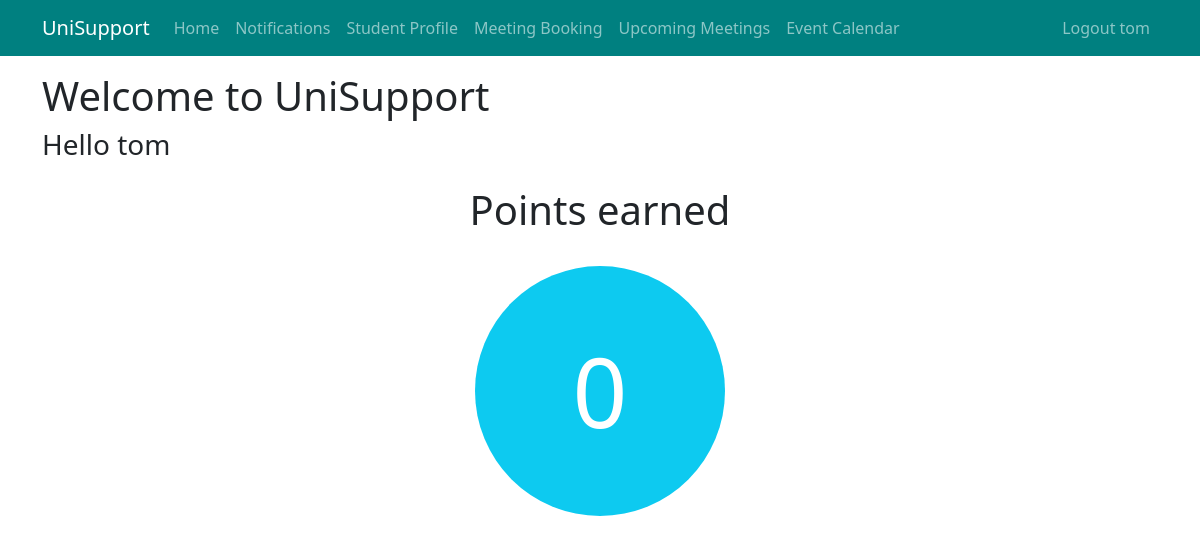
Before: / (signed in) with the older database file.
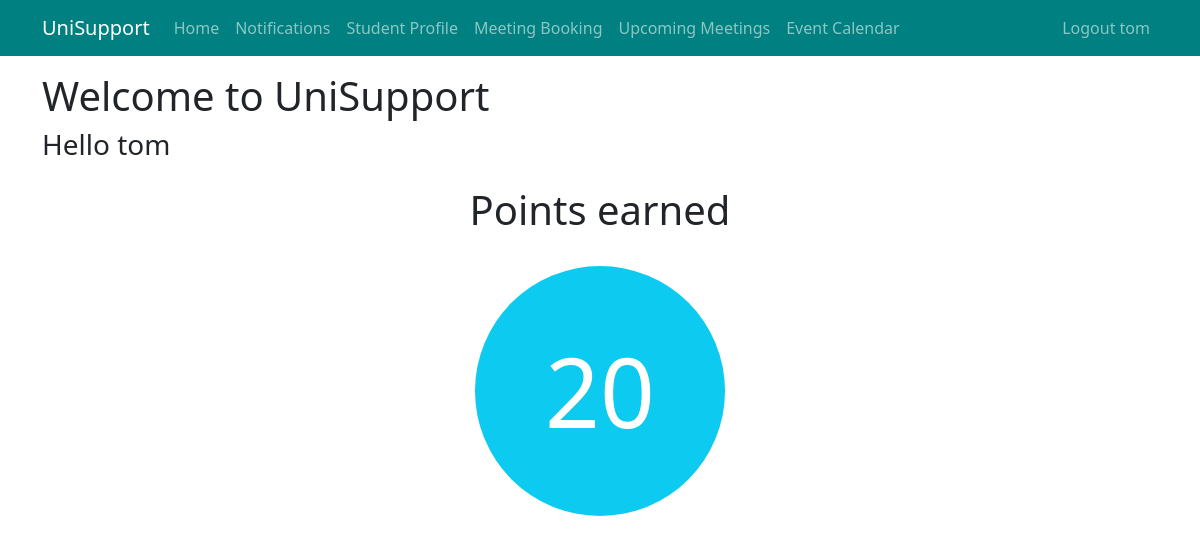
After: the same page with the newer database file.
### app/models.py (models this page shows, shortened)
@dataclass
class User(UserMixin, db.Model):
    __tablename__ = 'users'
    id: so.Mapped[int] = so.mapped_column(primary_key=True)
    first_name: so.Mapped[str] = so.mapped_column(sa.String(64), index=True, unique=True)
    last_name: so.Mapped[str] = so.mapped_column(sa.String(64), index=True)
    email: so.Mapped[str] = so.mapped_column(sa.String(120), index=True, unique=True)
    password_hash: so.Mapped[Optional[str]] = so.mapped_column(sa.String(256))
    role: so.Mapped[str] = so.mapped_column(sa.String(10), default="Normal")
    phone: so.Mapped[Optional[str]] = so.mapped_column(sa.String(120), unique=True)
    age: so.Mapped[Optional[int]] = so.mapped_column()
    emergency_name: so.Mapped[Optional[str]] = so.mapped_column(sa.String(64))
    emergency_phone: so.Mapped[Optional[str]] = so.mapped_column(sa.String(120), unique=True)
    points: so.Mapped[int] = so.mapped_column(default=0)
    last_login_date: so.Mapped[datetime.datetime] = so.mapped_column(default=None, nullable=True)
    hobbies: so.Mapped[list['Hobbies']] = relationship(back_populates='user', cascade='all, delete-orphan')
    interests: so.Mapped[list['Interests']] = relationship(back_populates='user', cascade='all, delete-orphan')
    user_meeting: so.Mapped[list['Meeting']] = relationship(back_populates='user', foreign_keys='Meeting.user_id', cascade="all, delete-orphan")
    staff_meeting: so.Mapped[list['Meeting']] = relationship(back_populates='staff', foreign_keys='Meeting.staff_id', cascade="all, delete-orphan")
    notification: so.Mapped[list['Notification']] = relationship(back_populates='user', cascade="all,delete-orphan")

### app/views.py (the view)
@app.route("/")
def home():
    return render_template('home.html', title="Home")

### app/models.py (called while the page is built)
@login.user_loader
def load_user(id):
    return db.session.get(User, int(id))

### app/templates/home.html
{% extends "base.html" %}
{% block content %}
<h1>Welcome to UniSupport </h1>
{% if current_user.is_authenticated %}
 <div class="mb-4">
     <h3>Hello {{ current_user.first_name }} </h3>
 </div>
<div class="d-flex flex-column justify-content-center align-items-center vh-50">
<h1> Points earned</h1>
    <div class="rounded-circle bg-info text-white d-flex justify-content-center align-items-center mt-4"
         style="width: 250px; height: 250px; font-size: 6rem;">
        {{ current_user.points }}
    </div>
</div>
{% endif %}
{% endblock %}

### app/templates/base.html (shortened to what this page needs)
<!doctype html>
<html lang="en">
<head>
    <link
            href="https://cdn.jsdelivr.net/npm/bootstrap@5.3.3/dist/css/bootstrap.min.css"
            rel="stylesheet"
>
    <link rel="stylesheet" href="https://cdn.jsdelivr.net/npm/bootstrap-icons@1.11.3/font/bootstrap-icons.min.css">
</head>
<body>
<nav class="navbar navbar-expand-sm" style="background-color: teal;" data-bs-theme="dark">
    <div class="container">
        <a class="navbar-brand" href="{{ url_for('home') }}">UniSupport</a>
        <div class="collapse navbar-collapse" id="navbarSupportedContent">
            <ul class="navbar-nav me-auto mb-2 mb-lg-0">
                <li class="nav-item">
                    <a class="nav-link" aria-current="page" href="{{ url_for('home') }}">Home</a>
                </li>
                <li class="nav-item">
                    <a class="nav-link" aria-current="page" href="{{ url_for('notifications') }}">Notifications</a>
                </li>
                {% if not current_user.is_anonymous and current_user.role=='Student' %}
                <li class="nav-item">
                    <a class="nav-link" aria-current="page" href="{{ url_for('student_profile', studentID=current_user.id) }}">Student Profile</a>
                </li>
                <li class="nav-item">
                    <a class="nav-link" aria-current="page" href="{{ url_for('book_meeting') }}">Meeting Booking</a>
                </li>
                <li class="nav-item">
                    <a class="nav-link" aria-current="page" href="{{ url_for('upcoming_meetings') }}">Upcoming Meetings</a>
                </li>
                {% endif %}
                {% if not current_user.is_anonymous and current_user.role=='Student' %}
                <li class="nav-item">
                    <a class="nav-link" aria-current="page" href="{{ url_for('events') }}">Event Calendar</a>
                </li> {% endif %}
            </ul>
            <ul class="navbar-nav mb-2 mb-lg-0">
                {% if current_user.is_anonymous %}
                <li class="nav-item">
                    <a class="nav-link" aria-current="page" href="{{ url_for('login') }}">Login</a>
                </li>
                <li class="nav-item">
                    <a class="nav-link" aria-current="page" href="{{ url_for('register') }}">Register</a>
                </li>
                {% else %}
                <li class="nav-item">
                    <a class="nav-link" aria-current="page" href="{{ url_for('logout') }}">Logout {{ current_user.first_name }}</a>
                </li>
                {% endif %}
            </ul>
        </div>
    </div>
</nav>
<div class="container">
    {% block content %}{% endblock content %}
</div>
</body>
</html>

Changed rows visible on the page:
changed User "tom": points "0" → "20"
